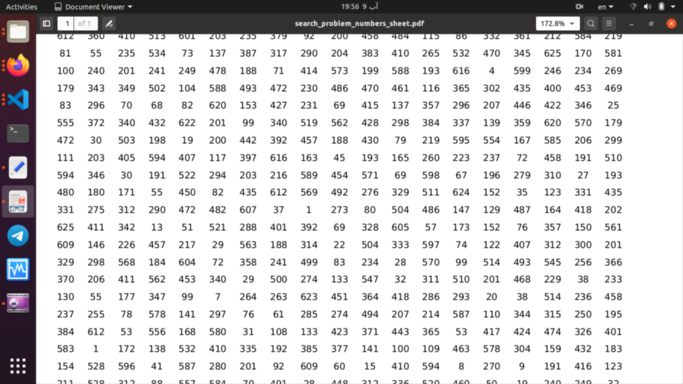
#> input picture projects/computer-vision/digit-finder-cv/image_blur.png, 1366 x 768 px, given in place of image_normal.png, which was not available (shown at 1/2 size)
$ python -i digits_finder.py   (imports and definitions only)   (Python 2 division)   (older library calls are emulated)
#> lines starting #> are read from the running program, lines starting #| are printed output that depends on the picture; after the words box and inside, x2 and y2 are one past the last pixel; in counts of white or black regions, pixels touching at a corner belong together; pictures that were not available may be replaced by others from this repository, and a replacement may not be noted
# 1- Continues Screenshot               [Done]
# 2- Blur(meadean filter) or Darken
# 3- OBjct detatction
# 4- object Size detection
# 5- choose small sizes
# 6- Draw rectangle around smal sizes

# Notes, Installation:
# pip install numpy
# pip install pyautogui
# pip install opencv-python
# sudo apt-get install scrot
# sudo apt-get install python3-tk

import time
import tkinter as tk

import cv2
import numpy as np
import pyautogui

# from tkinter import Frame, Label, PhotoImage, Canvas, YES, BOTH

# [2 lines not run here, left out]

# take screenshot using pyautogui
image = pyautogui.screenshot()

# since the pyautogui takes as a
# PIL(pillow) and in RGB we need to
# convert it to numpy array and BGR
# so we can write it to the disk
# image = np.array(image)
# [1 line that did not run here, left out]

# a_channel = np.ones(image.shape, dtype=float)/2.0
# image = image*a_channel

# writing it to the disk using opencv
# [5 lines not run here, left out]

# [1 line that did not run here, left out]
# [2 lines not run here, left out]

greeting = tk.Label(text="Tkinter Fullscreen")
# [1 line not run here, left out]

# Create a Label Widget to display the text or Image
img = tk.PhotoImage(file="image_normal.png")
# [1 line that did not run here, left out]
# [3 lines not run here, left out]

# canvas = tk.Canvas(window, width=window.winfo_screenwidth(), height=window.winfo_screenheight())
# canvas.pack()
# canvas = tk.Canvas(window, width=600, height=600)
# [1 line that did not run here, left out]
# [1 line not run here, left out]
# [1 line that did not run here, left out]


def put_image(file_name, image_object):
    global img
    global canvas
    global image
    global rect

    greeting["text"] = file_name
    # If image object exist, write it to file_name
    cv2.imwrite(file_name, image_object)
    img = tk.PhotoImage(file=file_name)
    canvas.create_image(0, -20, image=img, anchor=tk.NW)
    rect = canvas.create_rectangle(10, 10, 40, 40, fill="", outline="green", width=3)


# [6 lines left out: function dilation_image, not called in this run]


def do_all():
    global img
    global canvas
    global image
    global rect

    image = cv2.imread("image_normal.png")
#> image is the input picture: shape (768, 1366, 3); mean B, G, R 216.3, 215.4, 216.2
    gray = cv2.cvtColor(image, cv2.COLOR_BGR2GRAY)
    binr = cv2.threshold(gray, 128, 255, cv2.THRESH_BINARY)[1]
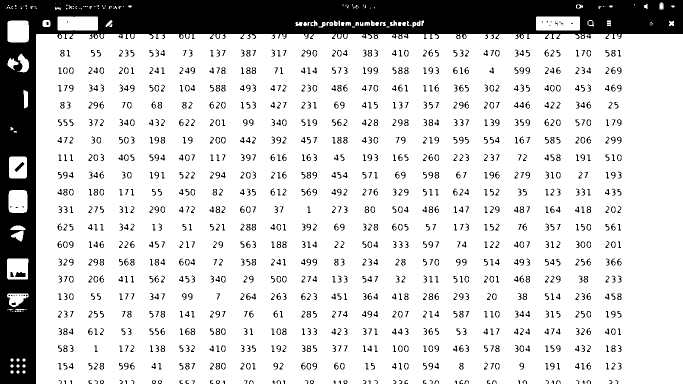
#> binr: shape (768, 1366) (shown at 1/2 size); 83.4% white; 1112 black regions (60 under 20 px), largest, box (x1, y1, x2, y2) and area: (0, 0, 1366, 768) 128090, (30, 544, 51, 554) 169, (29, 324, 49, 344) 140
    kernel = np.ones((5, 5), np.uint8)
    invert = cv2.bitwise_not(binr)
    dilation = cv2.dilate(invert, kernel, iterations=2)
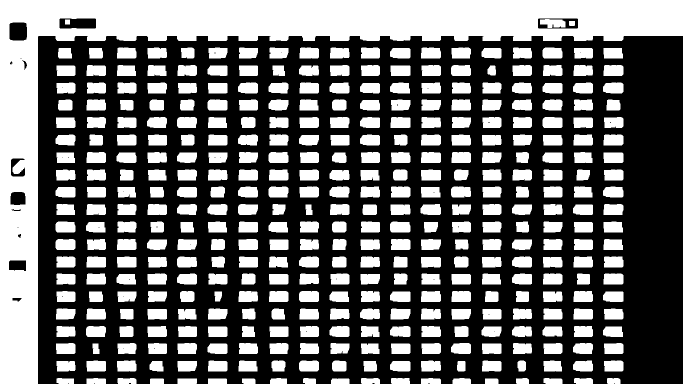
#> dilation: shape (768, 1366) (shown at 1/2 size); 41% white; 384 white regions, largest, box (x1, y1, x2, y2) and area: (0, 0, 1366, 768) 151795, (1207, 547, 1247, 569) 853, (1207, 130, 1247, 152) 849
    output = cv2.bitwise_not(dilation)
    numLabels, labels, stats, centroids = cv2.connectedComponentsWithStats(
        dilation, 4, cv2.CV_32S
    )
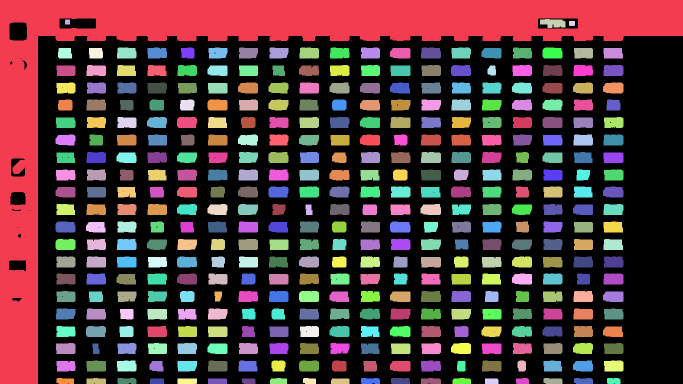
#> labels: shape (768, 1366) int32 (shown at 1/2 size); 385 distinct labels, from 0 to 384; one colour per label, 0 black
#> numLabels = 385; stats = 385 rows, first 6: [18, 37, 1348, 731, 618465], [0, 0, 1366, 768, 151795], [130, 39, 10, 10, 100], [1080, 38, 51, 18, 709], [1138, 42, 12, 10, 118], [234, 95, 39, 22, 813]; centroids = 385 pairs, first value 129.3 to 1227.3, second value 43.5 to 762.1
    output = cv2.imread("image_normal.png")

    for i in range(0, numLabels):
        x = stats[i, cv2.CC_STAT_LEFT]
        y = stats[i, cv2.CC_STAT_TOP]
        w = stats[i, cv2.CC_STAT_WIDTH]
        h = stats[i, cv2.CC_STAT_HEIGHT]
        area = stats[i, cv2.CC_STAT_AREA]
        (cX, cY) = centroids[i]
        if area > 500 or h < w:
            continue
        cv2.rectangle(output, (x, y), (x + w, y + h), (0, 255, 0), 3)
        # cv2.circle(output, (int(cX), int(cY)), 4, (0, 0, 255), -1)
        componentMask = (labels == i).astype("uint8") * 255
#> this loop made 385 passes
#> (x, y, w, h, area, cX, cY) on passes 1 to 3: (18, 37, 1348, 731, 618465, 733.4, 418.7), (0, 0, 1366, 768, 151795, 472.1, 165.3), (130, 39, 10, 10, 100, 134.5, 43.5)
#> pass 3, in do_all, `componentMask = (labels == i).astype("uint8") * 255`:
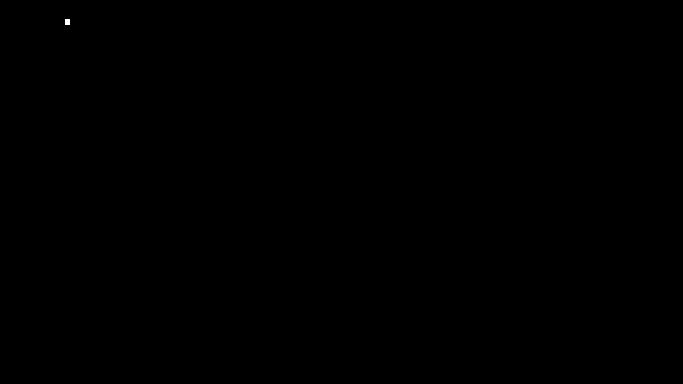
#> componentMask: shape (768, 1366) (shown at 1/2 size); 0.01% white; 1 white region, box (x1, y1, x2, y2) and area: (130, 39, 140, 49) 100
#> after the loop:
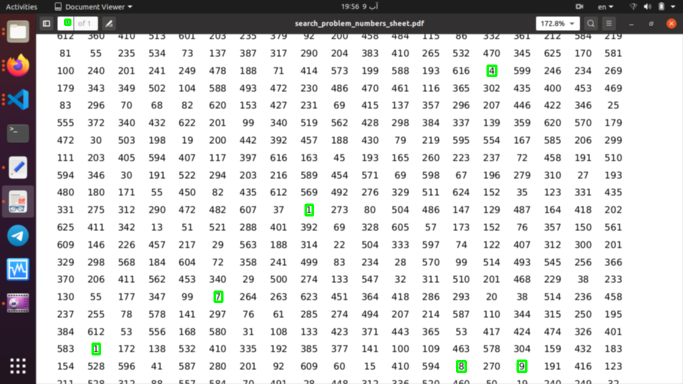
#> output: shape (768, 1366, 3) (shown at 1/2 size); 0.22% of pixels changed, all inside (x1, y1, x2, y2) = (128, 37, 1055, 746)

    put_image("image_output.png", output)
    greeting["text"] = "image_output"
    # If image object exist, write it to file_name
    cv2.imwrite("image_output.png", output)
    img = tk.PhotoImage(file="image_output.png")
    canvas.create_image(0, -20, image=img, anchor=tk.NW)
    rect = canvas.create_rectangle(10, 10, 40, 40, fill="", outline="green", width=3)


# [95 lines left out: functions onKeyPress, motion, task, not called in this run]


# [10 lines not run here, left out]

#> (the run stopped early here; a loop or call above may not have finished)
